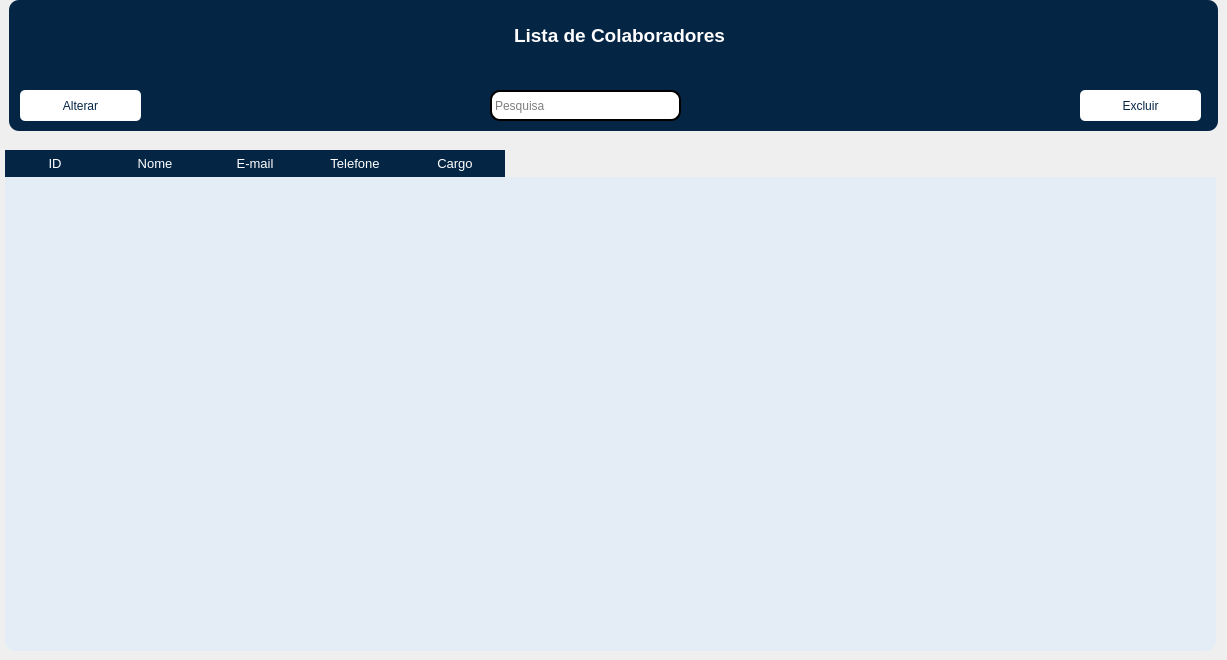
      <widget class="QWidget" name="ListaPessoa">
       <widget class="QLineEdit" name="PesqPessoa">
        <property name="geometry">
         <rect>
          <x>490</x>
          <y>90</y>
          <width>191</width>
          <height>31</height>
         </rect>
        </property>
        <property name="styleSheet">
         <string notr="true">QLineEdit {
	background-color: rgb(255, 255, 255);
	border: 1.5px solid rgb(45, 45, 45);
	border-radius: 10px;
	padding: 1px;
	border-color: rgb(0, 0, 0);
}
QLineEdit:hover {
	border: 1.5px solid rgb(55, 55, 55);
	border-color: rgb(6, 31, 255);
}</string>
        </property>
        <property name="inputMask">
         <string comment="Pesquisa"/>
        </property>
        <property name="text">
         <string notr="true"/>
        </property>
        <property name="placeholderText">
         <string>Pesquisa</string>
        </property>
       </widget>
       <widget class="QPushButton" name="btnPesqPessoa">
        <property name="geometry">
         <rect>
          <x>690</x>
          <y>90</y>
          <width>41</width>
          <height>28</height>
         </rect>
        </property>
        <property name="styleSheet">
         <string notr="true">QPushButton{	
	image: url(:/icones/magnify (1).png);
	border: none;
	color: white;
	border-radius: 10px;  
}
QPushButton:hover{
	image: url(:/icones/magnify.png);
	background-color: rgb(5, 37, 69);
	border: 1.5px solid rgb(5, 37, 69);
	color: rgb(5, 37, 69);
}</string>
        </property>
        <property name="text">
         <string/>
        </property>
       </widget>
       <widget class="QPushButton" name="btnAlteraPessoa">
        <property name="geometry">
         <rect>
          <x>20</x>
          <y>90</y>
          <width>121</width>
          <height>31</height>
         </rect>
        </property>
        <property name="styleSheet">
         <string notr="true">QPushButton{
	background-image: url(:/icones/pencil (1).png);
	background-repeat: none;
	background-position: center;
	background-position: left;
	background-color: rgb(255, 255, 255);
	border: none;
	color: rgb(5, 37, 69);
	border-radius: 5px;  
}
QPushButton:hover{
	background-image: url(:/icones/pencil.png);
	background-repeat: none;
	border: 1.5px solid  rgb(255, 255, 255);
	background-color: rgb(5, 37, 69);
	color: rgb(255, 255, 255);
}</string>
        </property>
        <property name="text">
         <string>Alterar</string>
        </property>
       </widget>
       <widget class="QPushButton" name="btnExcluiPessoa">
        <property name="geometry">
         <rect>
          <x>1080</x>
          <y>90</y>
          <width>121</width>
          <height>31</height>
         </rect>
        </property>
        <property name="styleSheet">
         <string notr="true">QPushButton{
	background-image: url(:/icones/delete.png);
	background-repeat: none;
	background-position: center;
	background-position: left;
	background-color: rgb(255, 255, 255);
	border: none;
	color: rgb(5, 37, 69);
	border-radius: 5px;  
}
QPushButton:hover{
	background-image: url(:/icones/delete (1).png);
	background-repeat: none;
	border: 1.5px solid  rgb(255, 255, 255);
	background-color: rgb(5, 37, 69);
	color: rgb(255, 255, 255);
}</string>
        </property>
        <property name="text">
         <string>Excluir</string>
        </property>
       </widget>
       <widget class="QTableWidget" name="ListaPessoas">
        <property name="geometry">
         <rect>
          <x>5</x>
          <y>150</y>
          <width>1211</width>
          <height>501</height>
         </rect>
        </property>
        <property name="styleSheet">
         <string notr="true">QTableWidget { 
		background-color: rgb(228, 237, 246);
        border-radius: 10px;
}

	QTableWidget::item{
		color: rgb(0, 0, 0);
		background-color: rgb(228, 237, 246);
		margin-top: 5px;
		border: none;
		border-radius: 10px;
	}

	QTableWidget::item:selected{
		color: rgb(255, 255, 255);
	background-color: rgb(130, 153, 255);
	}

QHeaderView::section {
	background-color: rgb(5, 37, 69);
    padding: 4px;
    border: none;
	color: rgb(255, 255, 255);
    font-size: 10pt;
	border-bottom: none;
    border-right: none;
	border-left: none;
}
</string>
        </property>
        <property name="editTriggers">
         <set>QAbstractItemView::NoEditTriggers</set>
        </property>
        <property name="selectionMode">
         <enum>QAbstractItemView::SingleSelection</enum>
        </property>
        <property name="selectionBehavior">
         <enum>QAbstractItemView::SelectRows</enum>
        </property>
        <column>
         <property name="text">
          <string>ID</string>
         </property>
        </column>
        <column>
         <property name="text">
          <string>Nome</string>
         </property>
        </column>
        <column>
         <property name="text">
          <string>E-mail</string>
         </property>
        </column>
        <column>
         <property name="text">
          <string>Telefone</string>
         </property>
        </column>
        <column>
         <property name="text">
          <string>Cargo</string>
         </property>
        </column>
       </widget>
       <widget class="QFrame" name="frame_6">
        <property name="geometry">
         <rect>
          <x>9</x>
          <y>0</y>
          <width>1209</width>
          <height>131</height>
         </rect>
        </property>
        <property name="styleSheet">
         <string notr="true">QFrame{
	border-radius: 10px;
	background-color: rgb(5, 37, 69);
}</string>
        </property>
        <property name="frameShape">
         <enum>QFrame::StyledPanel</enum>
        </property>
        <property name="frameShadow">
         <enum>QFrame::Raised</enum>
        </property>
        <widget class="QLabel" name="label_16">
         <property name="geometry">
          <rect>
           <x>0</x>
           <y>20</y>
           <width>1221</width>
           <height>31</height>
          </rect>
         </property>
         <property name="styleSheet">
          <string notr="true">color: rgb(255, 255, 255);</string>
         </property>
         <property name="text">
          <string>&lt;html&gt;&lt;head/&gt;&lt;body&gt;&lt;p align=&quot;center&quot;&gt;&lt;span style=&quot; font-size:14pt; font-weight:600;&quot;&gt;Lista de Colaboradores&lt;/span&gt;&lt;/p&gt;&lt;/body&gt;&lt;/html&gt;</string>
         </property>
        </widget>
       </widget>
       <zorder>frame_6</zorder>
       <zorder>PesqPessoa</zorder>
       <zorder>btnPesqPessoa</zorder>
       <zorder>btnAlteraPessoa</zorder>
       <zorder>btnExcluiPessoa</zorder>
       <zorder>ListaPessoas</zorder>
      </widget>
